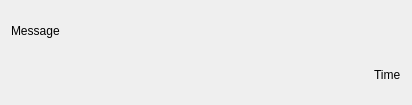
<?xml version="1.0" encoding="UTF-8"?>
<ui version="4.0">
 <class>ChatWidget</class>
 <widget class="QWidget" name="ChatWidget">
  <property name="geometry">
   <rect>
    <x>0</x>
    <y>0</y>
    <width>412</width>
    <height>105</height>
   </rect>
  </property>
  <property name="windowTitle">
   <string>Form</string>
  </property>
  <layout class="QVBoxLayout" name="verticalLayout">
   <item>
    <widget class="QLabel" name="labelMessage">
     <property name="text">
      <string>Message</string>
     </property>
    </widget>
   </item>
   <item alignment="Qt::AlignRight">
    <widget class="QLabel" name="labelTime">
     <property name="text">
      <string>Time</string>
     </property>
    </widget>
   </item>
  </layout>
 </widget>
 <resources/>
 <connections/>
</ui>
